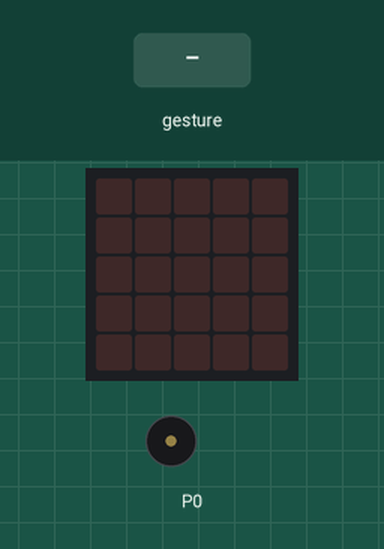
Simulated run of this program. Board: BBC micro:bit (MakeCode). On the bench: the board's 5×5 LED display, buzzer (waves = sounding). The test bench sets the inputs (shaded band). Random numbers come from a fixed seed; a tilt is held for 1.5 s and a shake lasts 1 s, then the board lies face up again.

Above: at 1.2 s.
1.3 s: gesture 'shake'
At 2.8 s:
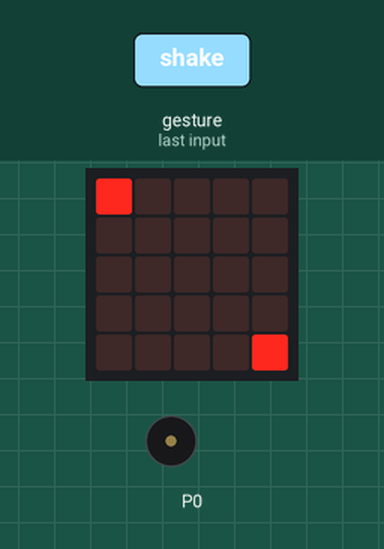
3.7 s: gesture 'shake'
At 5.8 s:
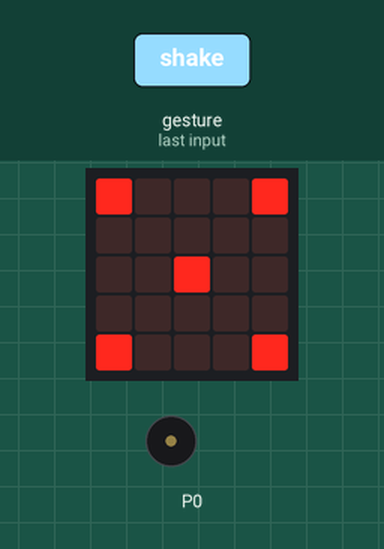
6.1 s: gesture 'shake'
At 7.7 s:
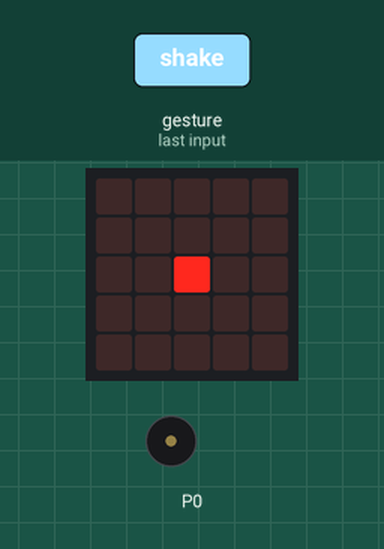
8.5 s: gesture 'shake'
At 10.7 s:
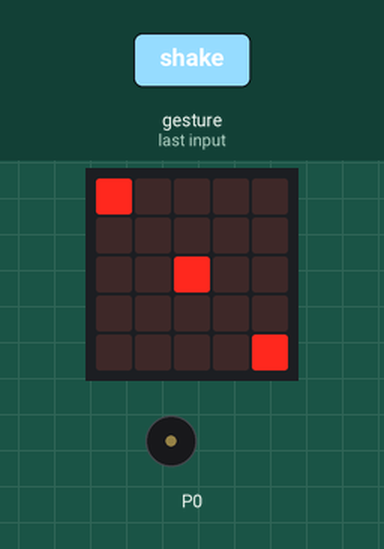
Timing chart, 0 to 11.9 s (numbered marks = the images above; inputs shaded):
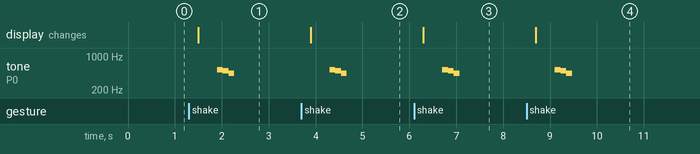

Measured:
- after the input at 1.3 s, tone on P0: silent → 523 Hz after 0.60 s, → 494 Hz 0.13 s later, → 440 Hz 0.13 s later, → silent 0.12 s later; the display: changes after 0.20 s (image 1)
- after the input at 3.7 s, tone on P0: silent → 523 Hz after 0.60 s, → 494 Hz 0.13 s later, → 440 Hz 0.13 s later, → silent 0.12 s later; the display: changes after 0.20 s (image 2)
- after the input at 6.1 s, tone on P0: silent → 523 Hz after 0.60 s, → 494 Hz 0.13 s later, → 440 Hz 0.13 s later, → silent 0.12 s later; the display: changes after 0.20 s (image 3)
- after the input at 8.5 s, tone on P0: silent → 523 Hz after 0.60 s, → 494 Hz 0.13 s later, → 440 Hz 0.13 s later, → silent 0.12 s later; the display: changes after 0.20 s (image 4)

The program:

main.ts
```typescript
let numero = 0
input.onGesture(Gesture.Shake, function () {
    numero = randint(1, 6)
    if (numero == 1) {
        basic.showLeds(`
            . . . . .
            . . . . .
            . . # . .
            . . . . .
            . . . . .
            `)
        music.play(music.stringPlayable("C5 B A - - - - - ", 500), music.PlaybackMode.UntilDone)
    }
    if (numero == 2) {
        basic.showLeds(`
            # . . . .
            . . . . .
            . . . . .
            . . . . .
            . . . . #
            `)
        music.play(music.stringPlayable("C5 B A - - - - - ", 500), music.PlaybackMode.UntilDone)
    }
    if (numero == 3) {
        basic.showLeds(`
            # . . . .
            . . . . .
            . . # . .
            . . . . .
            . . . . #
            `)
        music.play(music.stringPlayable("C5 B A - - - - - ", 500), music.PlaybackMode.UntilDone)
    }
    if (numero == 4) {
        basic.showLeds(`
            # . . . #
            . . . . .
            . . . . .
            . . . . .
            # . . . #
            `)
        music.play(music.stringPlayable("C5 B A - - - - - ", 500), music.PlaybackMode.UntilDone)
    }
    if (numero == 5) {
        basic.showLeds(`
            # . . . #
            . . . . .
            . . # . .
            . . . . .
            # . . . #
            `)
        music.play(music.stringPlayable("C5 B A - - - - - ", 500), music.PlaybackMode.UntilDone)
    }
    if (numero == 6) {
        basic.showLeds(`
            # . . . #
            . . . . .
            # . . . #
            . . . . .
            # . . . #
            `)
        music.play(music.stringPlayable("C5 B A - - - - - ", 500), music.PlaybackMode.UntilDone)
    }
})
basic.forever(function () {

})
```

test.ts
```typescript
// i test vanno qui; questi non saranno compilati quando questo pacchetto viene usato come estensione.
```
